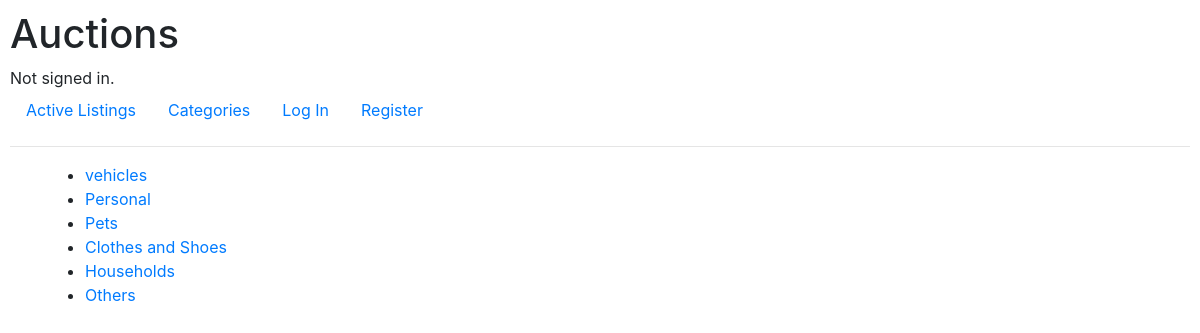
The page /category on the database its author committed.
### auctions/models.py (models this page shows, shortened)
class Category(models.Model):
    name = models.CharField(max_length=50)

### auctions/views.py (the view)
# urls.py: path("category", views.category, name="category"),
def category(request):
    return render(request, "auctions/category.html",{
        "categories": Category.objects.all()
    })

### auctions/templates/auctions/category.html
{% extends "auctions/layout.html" %}
{% block body %}
    <div class="container">
        <ul>
            {% for category in categories %}
               <li><a href="{% url 'category_list' category.name %}">{{ category.name }}</a></li>
            {% empty %}
                <h3>No category</h3>
            {% endfor %}
        </ul>
    </div>
{% endblock %}

### auctions/static/auctions/styles.css (style rules this page uses)
body { padding: 10px; }

### rows shown on the page
Category: name "vehicles"
Category: name "Personal"
Category: name "Pets"
Category: name "Clothes and Shoes"
Category: name "Households"
Category: name "Others"
